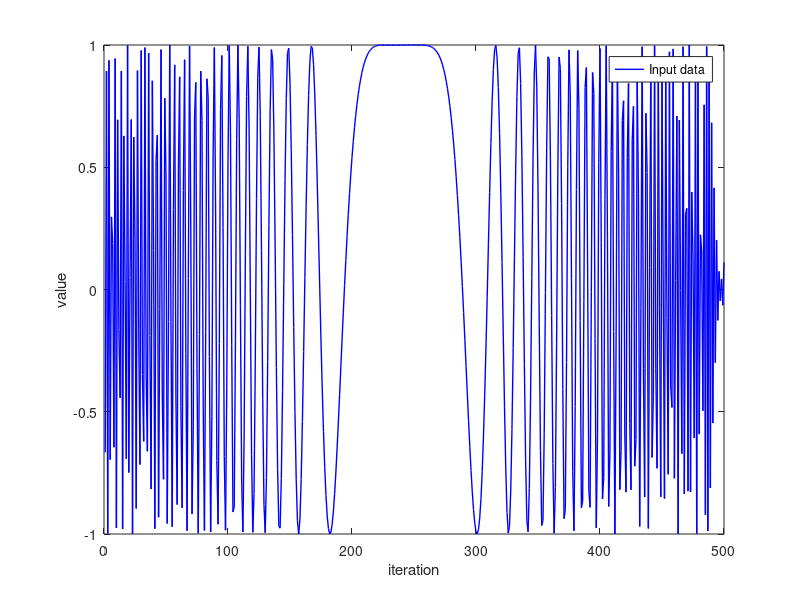

The MATLAB script that drew this image: (Note: this script raises an error after producing the figure.)
% SIMPLE SCRIPT TO CREATE "TIMESERIESDATA" WORKSPACE AND SAVE IT TO "TIMESERIESDATA.mat"
% Santiago Garcia Arango

N = 500;  % Total data
entries = zeros(1, N);
desired = zeros(1, N);

for i=1:N
    entries(1, i) = i;
    % function is y = cos(x^2 + 2*x^3) ... from (x=-5 to x=5)
    value = i/50 - 5;
    desired(1, i) = cos(value^2 + 2*value^3);
end

data = desired;

% Automatically save the data to the "TIMESERIESDATA.mat" workspace
save("TIMESERIESDATA.mat", "entries", "desired", "data");

figure;
plot(desired,'-b',"Linewidth",1);
xlabel('iteration');
ylabel('value');
legend('Input data', "Location", "best");
prettygraph("DATA y=cos(x^2 + 2*x^3)");

figure;
autocorr(desired, 499);
prettygraph("AUTOCORR (499)");
